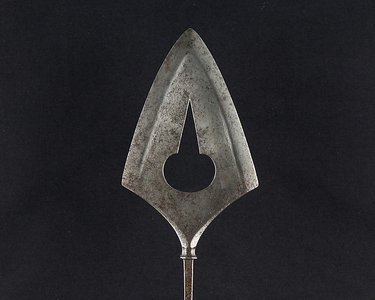
#> input picture jupyter/skimage/file/000040d66f14ced4cdd18cd95d91800f.png, 375 x 300 px
$ jupyter execute --allow-errors skimage.ipynb
#> lines starting #> are read from the running program, lines starting #| are printed output that depends on the picture
# 读入图像

读入结果为np.array，三维依次是Wight * Height * Channel

[cell 1]
import skimage.io as io
img = io.imread("file/000040d66f14ced4cdd18cd95d91800f.png")
#> img is the input picture: shape (300, 375, 3); mean R, G, B 41.2, 40.3, 43.3
io.imshow(img)

# 计算图像的大小

[cell 2]
# 彩色图像
import skimage.io as io
img = io.imread("file/000040d66f14ced4cdd18cd95d91800f.png")
print(img.shape)
#| (300, 375, 3)

[cell 3]
# 黑白图像
import skimage.io as io
img = io.imread("file/0b8851b66203967a2b244d1be95bf9c4.png")
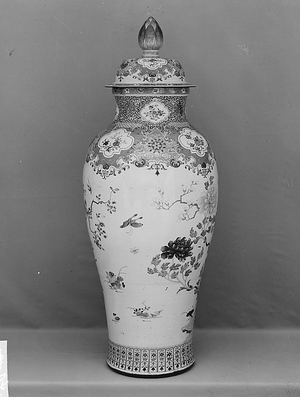
#> input picture jupyter/skimage/file/0b8851b66203967a2b244d1be95bf9c4.png, 300 x 397 px
#> img is the input picture: shape (397, 300); min 0, max 255, mean 126.6
print(img.shape)
#| (397, 300)

[cell 4]
# 要把兼容地处理黑白图像和彩色图像，可以把黑白图像增加一维
import skimage.io as io
import numpy as np
img = io.imread("file/0b8851b66203967a2b244d1be95bf9c4.png")
if len(img.shape) < 3:
    img = img[:, :, np.newaxis]
print(img.shape)
#| (397, 300, 1)

# 坐标转换

skimage读入的结构是W * H * C，而模型处理的结构是C * W * H，因此要进行坐标转换

[cell 5]
import skimage.io as io
img = io.imread("file/000040d66f14ced4cdd18cd95d91800f.png")
img = np.transpose(img, (2, 0, 1))
print(img.shape)
#| (3, 300, 375)

# 图像缩放

[cell 6]
# 彩色图像
import skimage.io as io
from skimage.transform import resize
img = io.imread("file/COCO_val2014_000000000042.jpg")
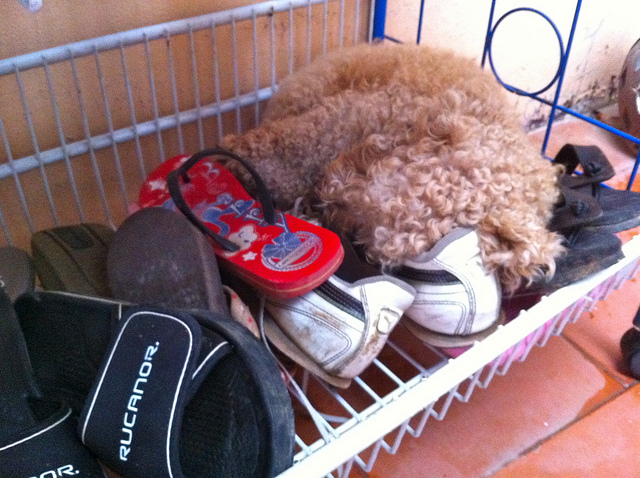
#> input picture jupyter/skimage/file/COCO_val2014_000000000042.jpg, 640 x 478 px
#> img is the input picture: shape (478, 640, 3); mean R, G, B 138.4, 110.8, 116
print(img.shape)
#| (478, 640, 3)
#> (the rest of this cell did not finish here and is left out)

[cell 7]
img = resize(img, (100, 100))
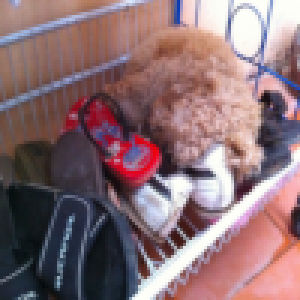
#> img: shape (100, 100, 3) float64 (shown 3 times larger); mean R, G, B 0.543, 0.435, 0.455
print(img.shape)
#| (100, 100, 3)
from matplotlib import pyplot as plt
plt.imshow(img)# opencv的通道顺序与matplotlib不同，所以看上去有色差

[cell 8]
# 黑白图像，1通道同时转成3通道
import skimage.io as io
import numpy as np
img = io.imread("file/0b8851b66203967a2b244d1be95bf9c4.png")
img = img[:, :, np.newaxis]
print(img.shape)
#| (397, 300, 1)
img = resize(img, (100, 100, 3))
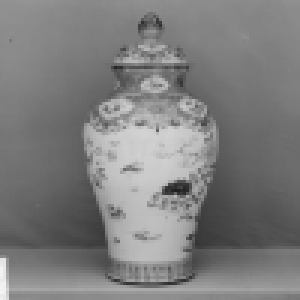
#> img: shape (100, 100, 3) float64 (shown 3 times larger); min 0.128, max 0.963, mean 0.496
print(img.shape)
#| (100, 100, 3)
